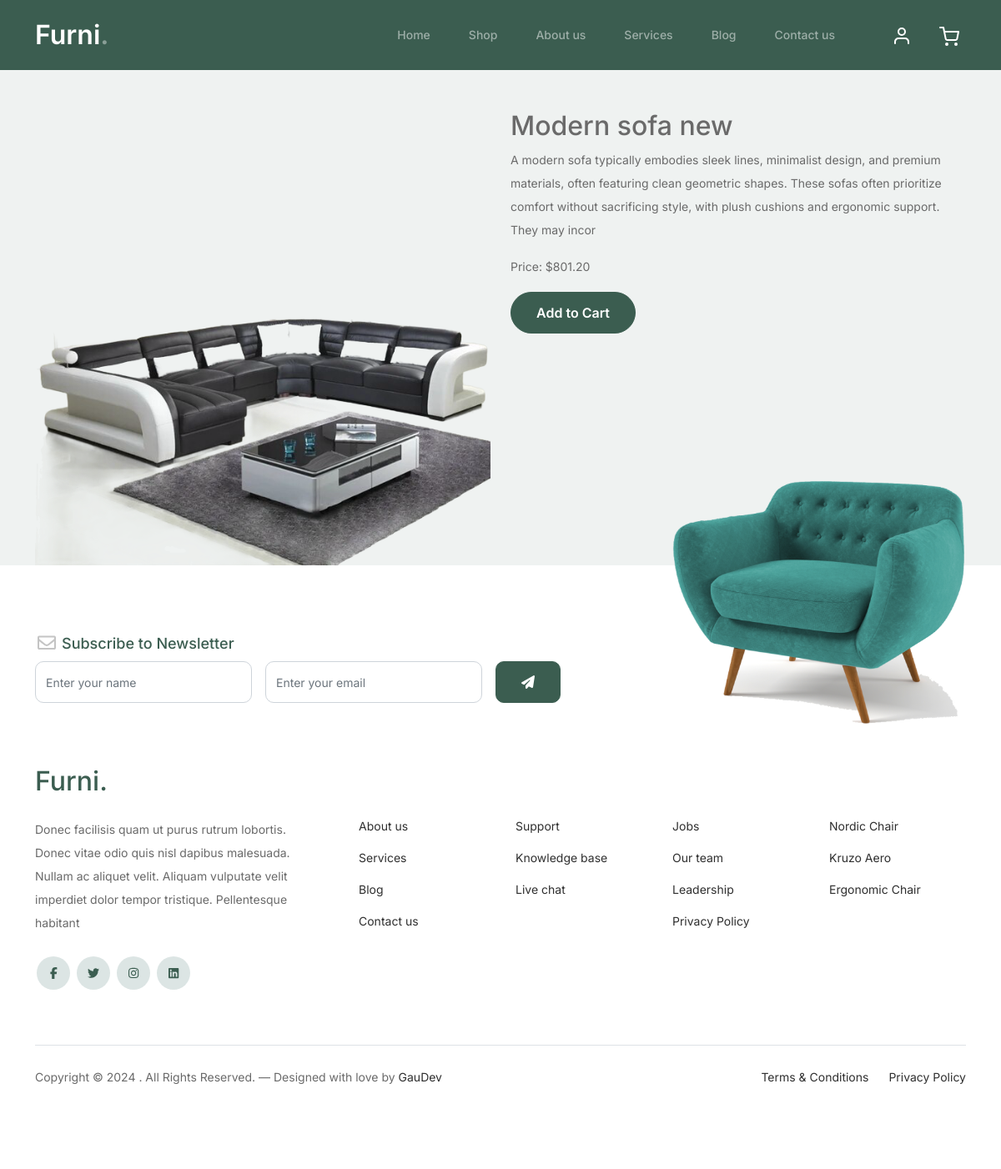
The app's page /detail/2 with its own data.
### store/models.py (models this page shows, shortened)
class Product(models.Model):
    name = models.CharField(max_length=100)
    description = models.CharField(max_length=250, default='', blank=True)
    price = models.DecimalField(default=0,max_digits=9, decimal_places=2)
    category = models.ForeignKey(Category, on_delete=models.CASCADE, default=1)
    image = models.ImageField(upload_to='uploads/product/')
    is_sale = models.BooleanField(default=False)
    sale_price = models.DecimalField(default=0, decimal_places=2, max_digits=6)

### store/views.py (the view)
# urls.py: path('detail/<int:pk>', views.detail, name="detail"),
def detail(request, pk):
    product = Product.objects.get(id = pk)
    return render(request, 'detail.html', {'product': product})

### cart/context_processors.py (called while the page is built)
def cart(request):
    return {'cart': Cart(request)}

### store/templates/detail.html (shortened to what this page needs)
{% extends "base.html" %} {% load static %} {% block content %}
<div class="container mt-5">
  <div class="row">
    <div class="col-lg-6">
      <img src="{{ product.image.url }}" alt="Product Image" class="img-fluid" />
    </div>
    <div class="col-lg-6">
      {% if product.is_sale %}
      <h2>{{ product.name }}</h2>
      <p>{{ product.description }}</p>
      <p>Price: $<strike>{{ product.price }}</strike></p>
      <p>Sale: ${{ product.sale_price }}</p>
      {% else %}
      <h2>{{ product.name }}</h2>
      <p>{{ product.description }}</p>
      <p>Price: ${{ product.price }}</p>
      {% endif %}
      <button class="btn btn-primary" type="button" id="add-cart" value="{{ product.id }}">Add to Cart</button>
    </div>
  </div>
</div>
{% endblock content %}

### static/css/style.css (style rules this page uses)
body { overflow-x: hidden; position: relative; }
html { scroll-behavior: smooth; }
body { font-family: "Inter", sans-serif; font-weight: 400; line-height: 28px; color: #6a6a6a; font-size: 14px; background-color: #eff2f1; }
.btn { font-weight: 600; padding: 12px 30px; border-radius: 30px; color: #ffffff; background: #2f2f2f; border-color: #2f2f2f; }
.btn.btn-primary { background: #3b5d50; border-color: #3b5d50; }

### store/templates/base.html (style rules this page uses)
html { scroll-behavior: smooth; }

### records on screen
Product: image (picture), name "Modern sofa new", description "A modern sofa typically embodies sleek lines, minimalist design, and premium materials, often featuring clean geometric shapes. These sofas often prioritize comfort without sacrificing style, with plush cushions and ergonomic support. They may incor", price "801.20"
